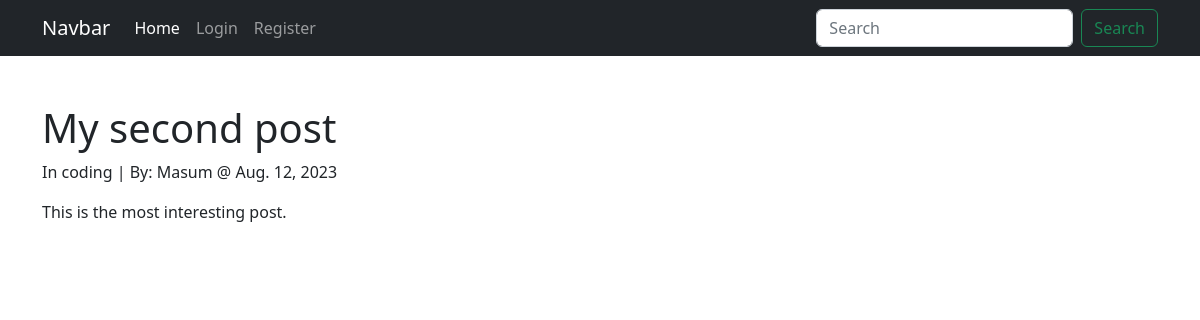
Screenshot of /post/2 with the database file from the repository.
### posts/models.py (models this page shows, shortened)
class Post(models.Model):
    title=models.CharField(max_length=255)
    author = models.ForeignKey(User, on_delete=models.CASCADE)
    body = models.TextField()
    date = models.DateField(auto_now_add=True)
    category = models.CharField(max_length=255, default="uncategorized")

### posts/views.py (the view)
# urls.py: path('post/<int:pk>', PostView.as_view(), name="post" ),
class PostView(DetailView):
    model = Post
    template_name = 'post.html'

### posts/templates/post.html (shortened to what this page needs)
{% extends 'base.html' %}
{% block content %}
<h1>{{ post.title }}</h1>
<p>In {{ post.category }} | By: {{ post.author.last_name }} @ {{ post.date}}  </p>
<p>{{ post.body }}</p>
{% endblock %}

### rows the page displays
Post: title "My second post", category "coding", author.last_name "Masum", date "Aug. 12, 2023", body "This is the most interesting post."
